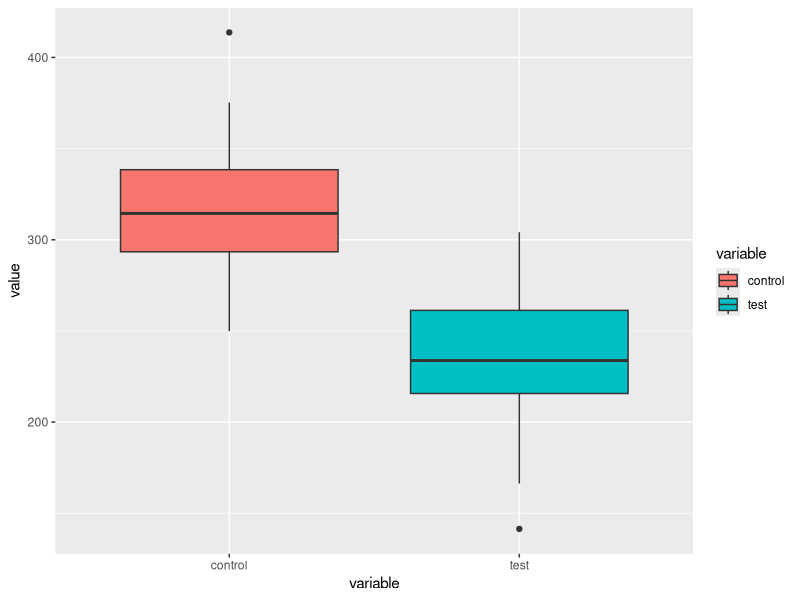
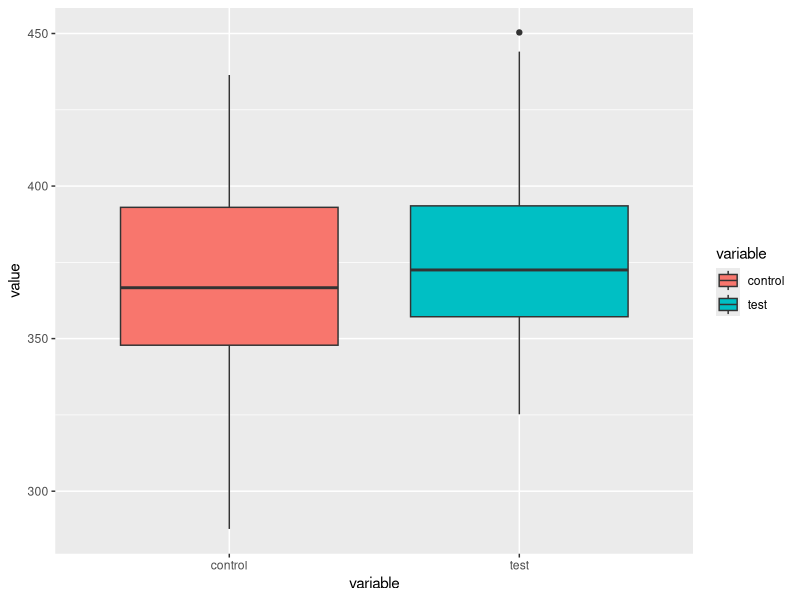
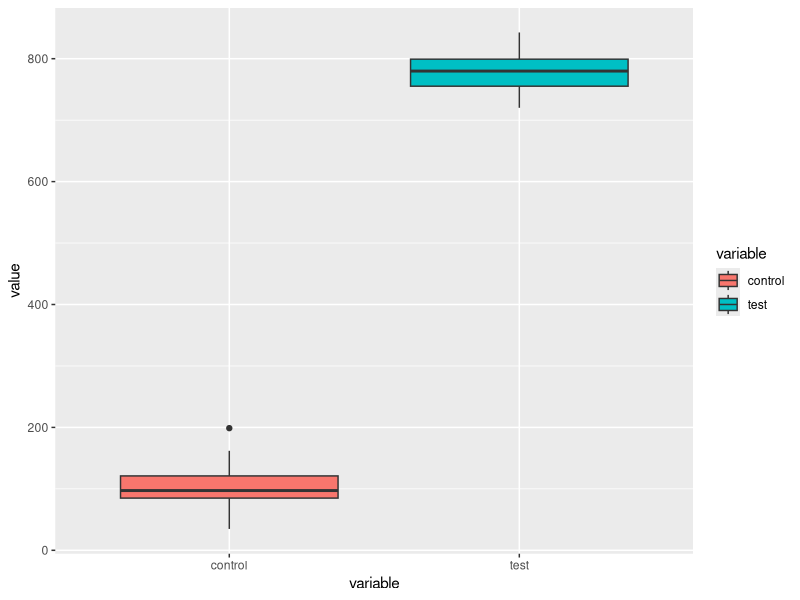
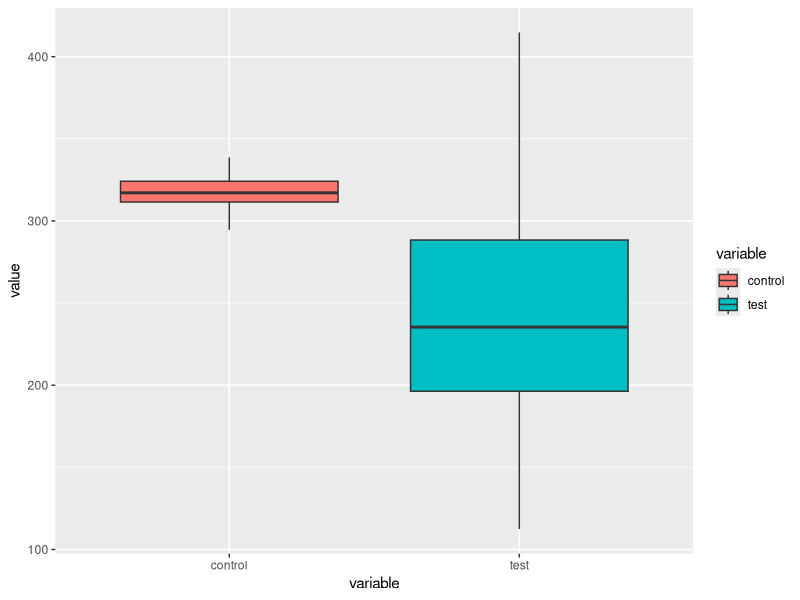
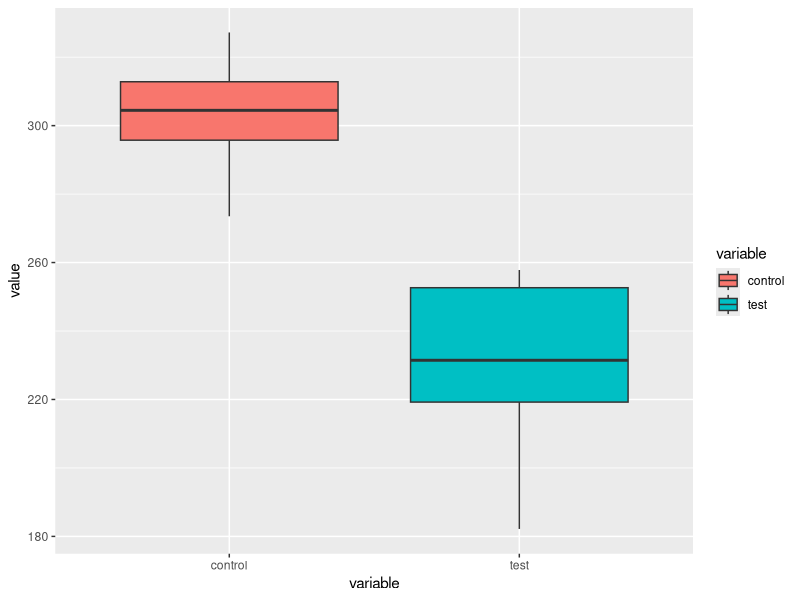
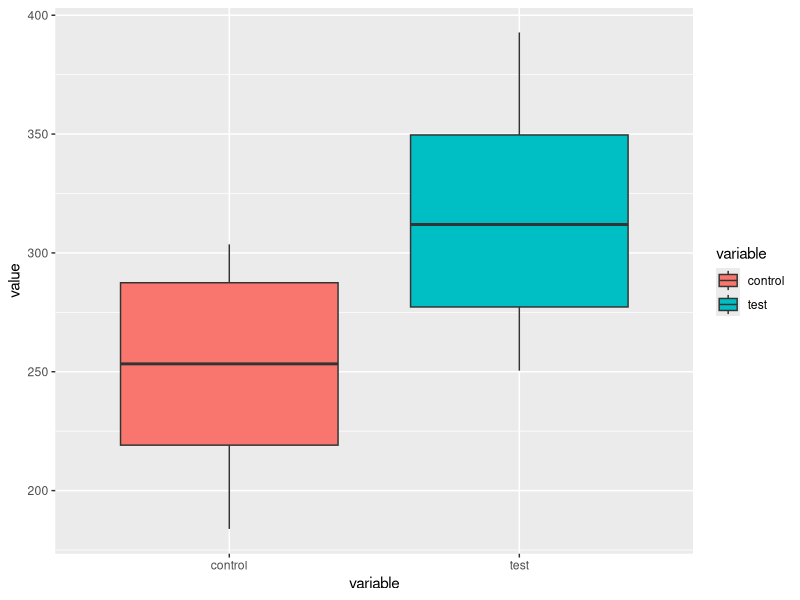
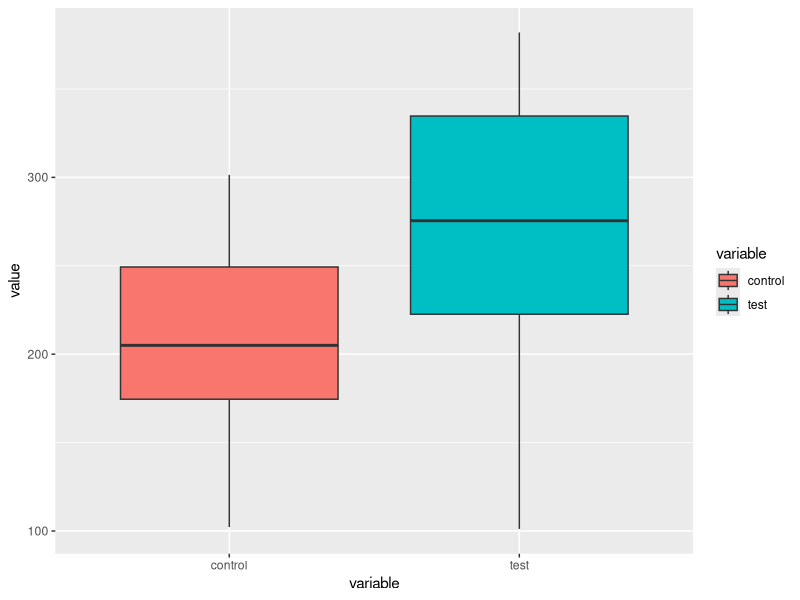
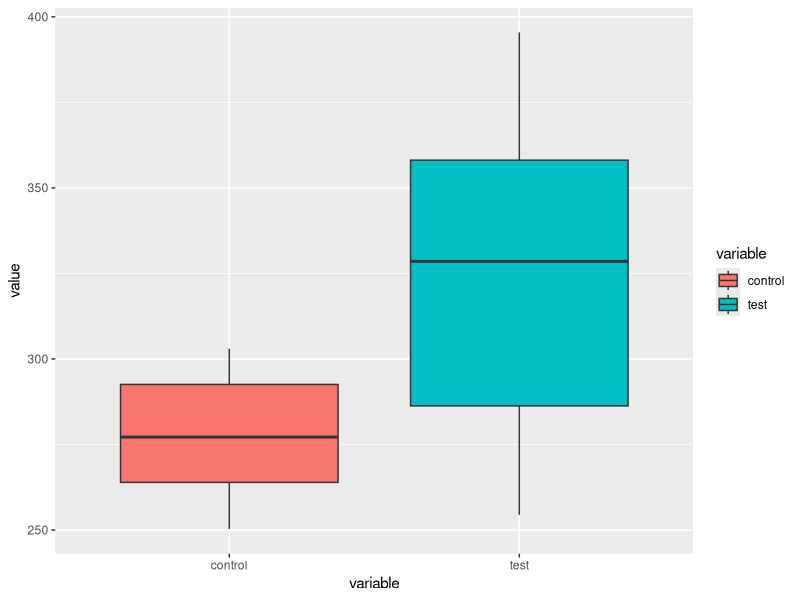

These charts were generated, in order, by the following R code:
## ---- chunk 1
knitr::opts_chunk$set(echo = TRUE)
## ---- chunk 2
dataCreate <- function(mean1=317.59, mean2=235.38, n1=60, n2=60, sd1=30.58, sd2=30.18){
  mydf <- data.frame(control=rnorm(mean = mean1, n=n1, sd=sd1), test=rnorm(mean=mean2, n=n2, sd=sd2))
  return(mydf)
}
myDF <-dataCreate(mean1=317.59)
head(myDF)


## ---- chunk 3
library(reshape2)

myDF2 <- melt(myDF) 
ANOVA <- function(data=myDF2){
  myANOVA <- aov(value~variable, data=data)
  summary(myANOVA)
}

ANOVA(data=myDF2)
ANOVA()
myANOVA <- aov(value~variable, data=myDF2)
summary(myANOVA)
## ---- chunk 4

library(ggplot2)
urchinBOXPLOT <- function(data=myDF2){
  ggplot(data=data,aes(x=variable, y=value, fill=variable)) + geom_boxplot()
}
urchinBOXPLOT()
## ---- chunk 5
df5 <- dataCreate(mean1=375.28, mean2=375.5)
df5<-melt(df5)
ANOVA(data=df5)
urchinBOXPLOT(df5)
## ---- chunk 6
df6 <- dataCreate(mean1 = 100, mean2 = 780)
df6 <- melt(df6)
ANOVA(data=df6)
urchinBOXPLOT(df6)
## ---- chunk 7
df7<- dataCreate (sd1 = 10, sd2 = 75)
df7 <- melt(df7)
ANOVA(data=df7)
urchinBOXPLOT(df7)

## ---- chunk 8
df8<- dataCreate (n1 = 10, n2= 10)
df8 <- melt(df8)
ANOVA(data=df8)
urchinBOXPLOT(df8)
## ---- chunk 9
dataCreate2 <- function(min1=180.44, min2=250.12, n1=60, n2=60, max1=304.72, max2=395.45){
  mydf <- data.frame(control=runif(min = min1, n=n1, max=max1), test=runif(min=min2, n=n2, max=max2))
  return(mydf)
}
myDFU <-dataCreate2(min1=180.44)
head(myDFU)

## ---- chunk 10
library(reshape2)
myDFU2 <- melt(myDFU) 
ANOVA <- function(data=myDFU2){
  myANOVA <- aov(value~variable, data=data)
  summary(myANOVA)
}

ANOVA(data=myDFU2)
ANOVA()
myANOVA <- aov(value~variable, data=myDFU2)
summary(myANOVA)
## ---- chunk 11
library(ggplot2)
urchinBOXPLOT <- function(data=myDFU2){
  ggplot(data=data,aes(x=variable, y=value, fill=variable)) + geom_boxplot()
}
urchinBOXPLOT()
## ---- chunk 12
dfU3 <- dataCreate2 (min1 = 100, min2 = 100)
dfU3 <- melt(dfU3)
ANOVA(data=dfU3)
urchinBOXPLOT(dfU3)

dfU5 <- dataCreate2 (min1 = 250, min2 = 250)
dfU5 <- melt(dfU5)
ANOVA(data=dfU5)
urchinBOXPLOT(dfU5)
## ---- chunk 13
dfU6 <- dataCreate2 (n1 = 4, n2 = 4)
dfU6 <- melt(dfU6)
ANOVA(data=dfU6)
urchinBOXPLOT(dfU6)
## ---- chunk 14
dfU4 <- dataCreate2 (min1 = 100, min2 = 100, max1 = 300, max2 = 300)
dfU4 <- melt(dfU4)
ANOVA(data=dfU4)
urchinBOXPLOT(dfU4)
